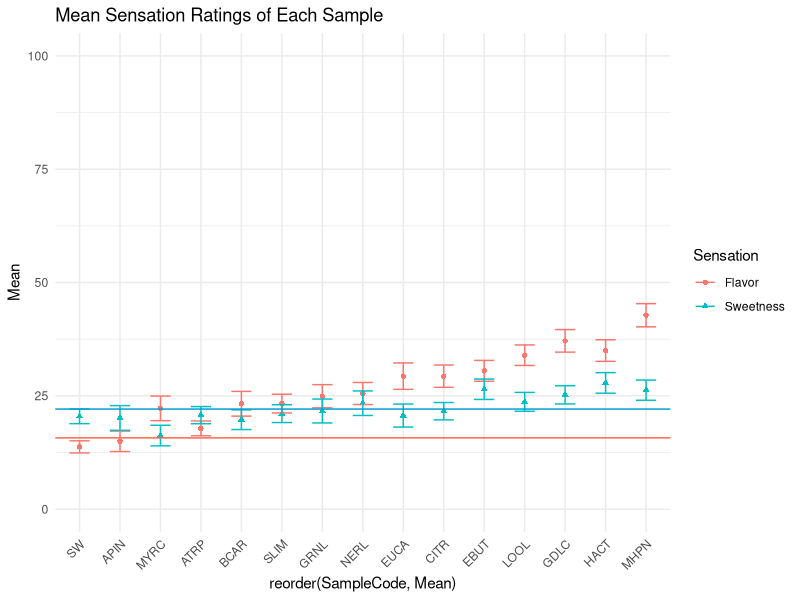
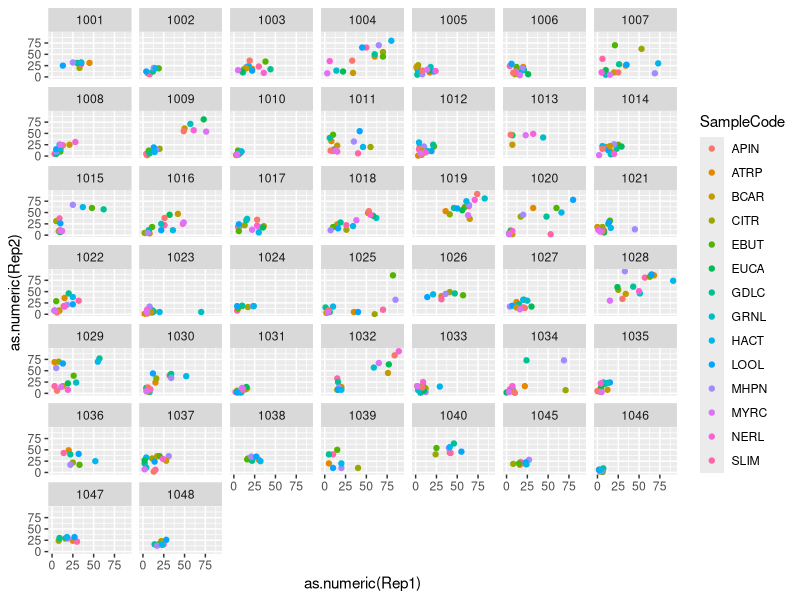
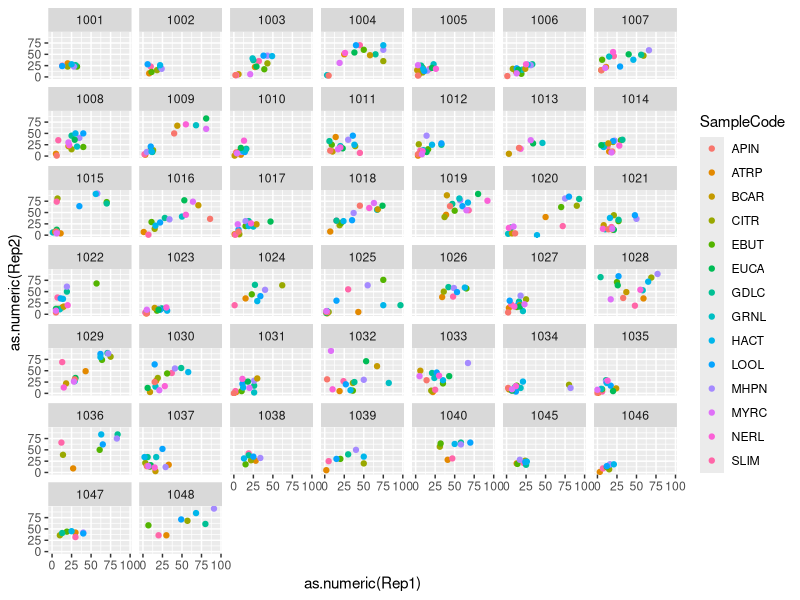
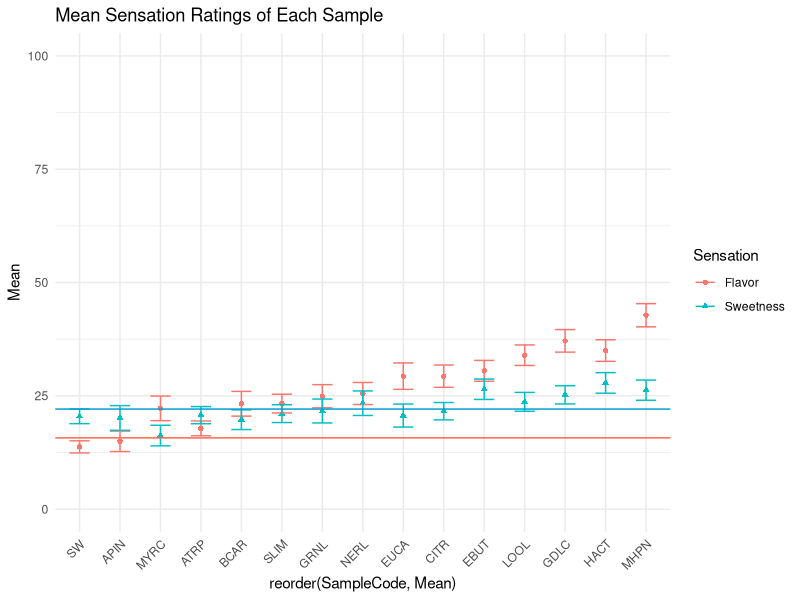

The R source for these figures, in order:
## ---- chunk 1
knitr::opts_chunk$set(echo = TRUE)
## ---- chunk 2
library(tidyverse)
library(readxl)
library(ggplot2)
library(lubridate)

## ---- chunk 3

#read in and combine data

#training data on remembered sensations
Training.df<- read_excel("data/SEV_v2_-_Training_-_Raw_Data.xlsx", sheet = 4, skip = 3) %>%
  rename(Rating = `Please mark the perceived intensity of {{sample_name}} exactly as you recorded it on your paper sheet.`) %>%
  mutate(Session = 1) %>%
  bind_rows(read_excel("data/SEV_v2_-_Training_refresher_for_sess_2_-_Raw_Data.xlsx", sheet = 4, skip = 3) %>%
              rename(Rating = `Please mark the perceived intensity of {{sample_name}} on the scale below.(You may also mark them on your paper scale if you would like but it is not required.)`) %>%
              mutate(Session = 2)) %>%
  transmute(SubjectCode = `Participant Code`,
            SampleName = `Sample Name`,
            Rating,
            Session) 


#data on test samples

#the participant codes column for Session 2 are not the actual participant codes (see sheet 3 for those)
#I planned to either write code or manually adjust the participant codes after everyone has completed Session 2
df <- read_excel("data/SEV_v2_-_Session_1_-_Raw_Data.xlsx", sheet = 3, skip = 3) %>%
  bind_rows(read_excel("data/SEV_v2_-_Session_2_-_Raw_Data.xlsx", sheet = 4, skip = 3)) %>%
  transmute(SubjectCode = `Participant Code`,
            SampleName = `Sample Name`,
            Rep = `Repetition`,
            SweetRating = `Please take a sip of sample {{sample_code}} and rate the intensity of sweetness only.Sweetness:  the pleasant taste sensation typically produced by sugars (such as sucrose or glucose)`,
            FlavRating = `Please take a sip of sample {{sample_code}} and rate the intensity of flavor only.Flavor: the combined effect of taste sensations, aromas, and chemical feeling factors (e.g. burn of a chili, cooling of menthol) in the mouth.`
            ) %>%
  separate(SampleName, into = c("SampleCode", "Sample"), sep = ". ") %>%
  
  drop_na() %>%
  
  #This is Emily's pilotting data
  filter(SubjectCode != 1080)

## ---- chunk 4


#means with SE of flavor and sweetness ratings for each sample
df %>%
  group_by(SampleCode) %>%
  summarise(Flavor_Mean = mean(FlavRating),
            Sweetness_Mean = mean(SweetRating),
            Flavor_SE = sd(FlavRating)/sqrt(n()),
            Sweetness_SE = sd(SweetRating)/sqrt(n())) %>%
  pivot_longer(cols = -SampleCode,
               names_to = c("Sensation", ".value"),
               names_pattern = "(.*)_(.*)") %>%
 
  ggplot(aes(reorder(SampleCode, Mean), Mean, color = Sensation, shape = Sensation)) +
    geom_point() +
    geom_errorbar(aes(ymin = Mean - SE, ymax = Mean + SE), width = 0.5) +
    geom_hline(yintercept = 15.72378, color = "tomato1") +
    geom_hline(yintercept =  22.074507, color = "deepskyblue3") +
    ylim(0,100) +
    theme_minimal() +
    theme(axis.text.x = element_text(angle = 45, hjust = 1))+
    ggtitle("Mean Sensation Ratings of Each Sample")

ggsave("SEV2_MeanSE_FlavSweet_byCompound.png", height = 5, width = 9)

## SW average = 20.47857 for sweet, 14.31243 for flav
##SW SE = 1.595937 for sweet, 1.411350 for flav
## upper sweet limit = 22.074507, 15.72378 or flav

## ---- chunk 5

####
####
#### THESE WILL NOT BE ACCURATE UNTIL THE PANELIST CODES BETWEEN SESSIONS 1 AND 2 ARE MATCHED TO THE APPROPRIATE SUBJECTS
####
####
####

#Sweetness TRTs
trtS <- df %>%
  filter(SampleCode != "SW") %>% #if SW is included, R makes Rep1 and Rep2 columns into lists of vectors rather than vectors because we have SW 1 and 2 that are in both sessions...I plan to find a workaround later
  select(SubjectCode, SampleCode, Rep, SweetRating) %>%
  pivot_wider(names_from = Rep, names_prefix = "Rep", values_from = SweetRating) %>%
  group_by(SubjectCode) %>%
  summarise(sweetTRT = cor(as.numeric(Rep1), as.numeric(Rep2)))

#Flavor TRTs
trtF <- df %>%
  filter(SampleCode != "SW") %>% 
  select(SubjectCode, SampleCode, Rep, FlavRating) %>%
  pivot_wider(names_from = Rep, names_prefix = "Rep", values_from = FlavRating) %>%
  group_by(SubjectCode) %>%
  summarise(flavorTRT = cor(as.numeric(Rep1), as.numeric(Rep2)))

#combine dataframes
allTRTs <- left_join(trtS, trtF)

#plot sweetness TRTs
df %>%
  filter(SampleCode != "SW") %>% #if SW is included, R makes Rep1 and Rep2 columns into lists of vectors rather than vectors because we have SW 1 and 2 that are in both sessions...I plan to find a workaround later
  select(SubjectCode, SampleCode, Rep, SweetRating) %>%
  pivot_wider(names_from = Rep, names_prefix = "Rep", values_from = SweetRating) %>%
  group_by(SubjectCode) %>%
  ggplot( aes(as.numeric(Rep1), as.numeric(Rep2), color = SampleCode))+
  geom_point()+
  facet_wrap(~as.factor(SubjectCode))

#plot flavor TRTs
df %>%
  filter(SampleCode != "SW") %>% #if SW is included, R makes Rep1 and Rep2 columns into lists of vectors rather than vectors because we have SW 1 and 2 that are in both sessions...I plan to find a workaround later
  select(SubjectCode, SampleCode, Rep, FlavRating) %>%
  pivot_wider(names_from = Rep, names_prefix = "Rep", values_from = FlavRating) %>%
  group_by(SubjectCode) %>%
  ggplot( aes(as.numeric(Rep1), as.numeric(Rep2), color = SampleCode))+
  geom_point()+
  facet_wrap(~as.factor(SubjectCode))


